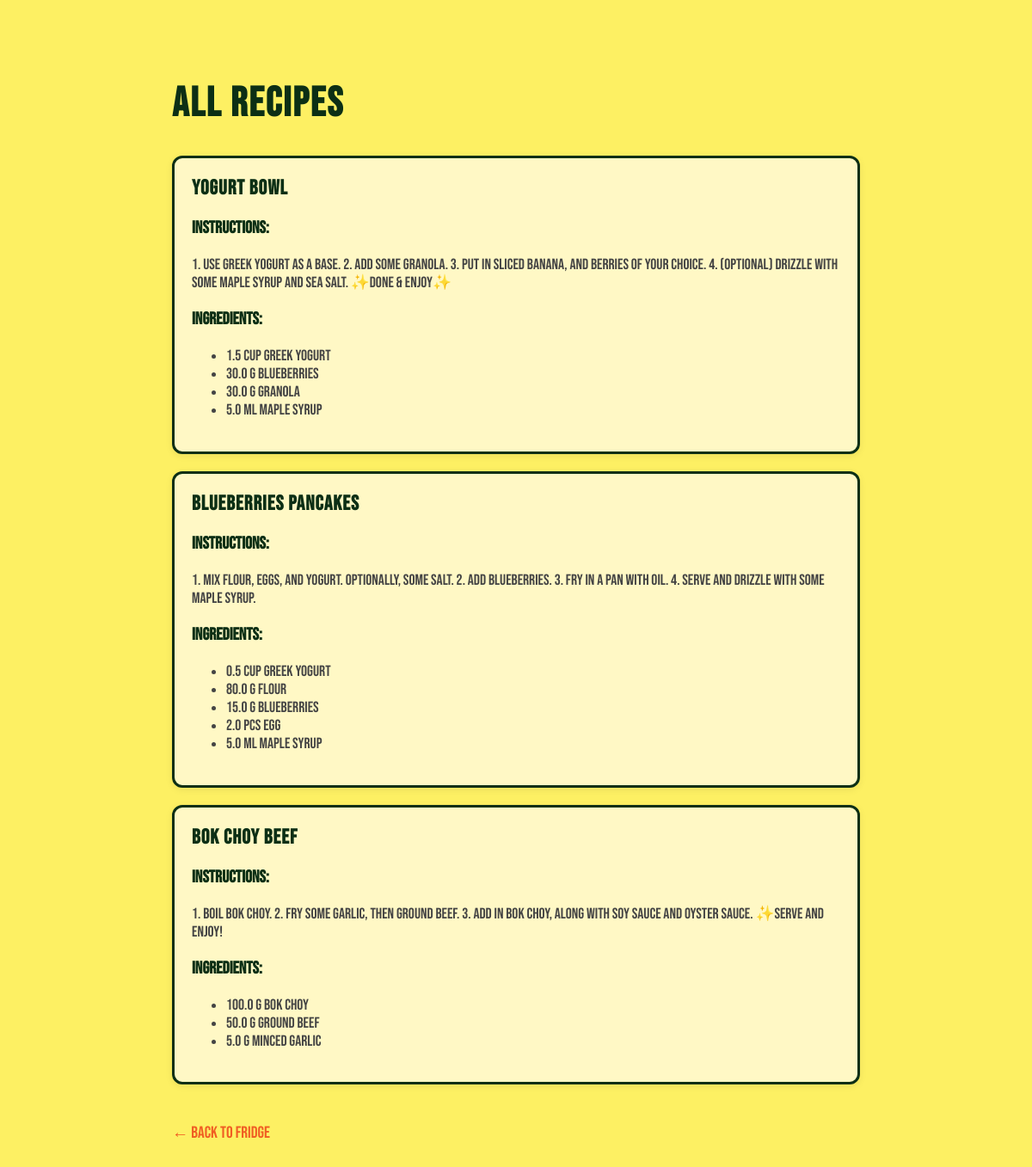
/all_recipes (signed in), run on the app's committed database.
### models.py (models this page shows, shortened)
class Recipe(db.Model):
    id = db.Column(db.Integer, primary_key=True)
    name = db.Column(db.String(120), nullable=False)
    instructions = db.Column(db.Text, nullable=False)
    user_id = db.Column(db.Integer, db.ForeignKey('user.id'), nullable=False)
    user = db.relationship("User", backref="recipes")

class RecipeIngredient(db.Model):
    id = db.Column(db.Integer, primary_key=True)
    recipe_id = db.Column(db.Integer, db.ForeignKey('recipe.id'), nullable=False)
    name = db.Column(db.String(80), nullable=False)
    quantity = db.Column(db.Float, nullable=False)
    unit = db.Column(db.String(20), nullable=False)
    recipe = db.relationship("Recipe", backref="ingredients_needed")

### app.py (the view)
@app.route('/all_recipes')
def all_recipes():
    recipes = Recipe.query.filter_by(user_id=current_user.id).all()
    return render_template('all_recipes.html', recipes=recipes)

### app.py (called while the page is built)
@login_manager.user_loader
def load_user(user_id):
    return User.query.get(int(user_id))

### templates/all_recipes.html (shortened to what this page needs)
<!DOCTYPE html>
<html>
<head>
</head>
<body>
    <h1>All Recipes</h1>
    {% if recipes %}
        {% for recipe in recipes %}
            <div class="recipe">
                <h2>{{ recipe.name }}</h2>
                <p><strong>Instructions:</strong></p>
                <div class="instructions">{{ recipe.instructions }}</div>
                <p><strong>Ingredients:</strong></p>
                <ul>
                    {% for ing in recipe.ingredients_needed %}
                        <li>{{ ing.quantity }} {{ ing.unit }} {{ ing.name }}</li>
                    {% endfor %}
                </ul>
            </div>
        {% endfor %}
    {% else %}
        <p>No recipes found in the database.</p>
    {% endif %}
    <br><a href="/">← Back to Fridge</a>
</body>
</html>

### templates/all_recipes.html (style rules this page uses)
body { font-family: 'Bebas Neue', sans-serif; margin: 40px; background-color: #fdf063; color: #0c2f15; font-size: 20px; max-width: 800px; margin: 40px auto; padding: 20px; }
h1, h2 { color: #0c2f15; font-weight: 800; }
h1 { font-size: 3rem; letter-spacing: 2px; }
h2 { font-size: 1.5rem; letter-spacing: 1px; }
.recipe { background: #fff8c5; border: 3px solid #0c2f15; border-radius: 12px; padding: 20px; margin-bottom: 20px; box-shadow: 0 2px 8px rgba(0,0,0,0.08); }
.recipe h2 { margin-top: 0; color: #0c2f15; }
.instructions { margin-top: 10px; font-size: 1.1rem; color: #444; }
ul { font-size: 1.1rem; color: #444; }
a { color: #f05d23; text-decoration: none; font-size: 1.2rem; }

### data on the page
Recipe: name "yogurt bowl", instructions "1. Use Greek yogurt as a base. 2. Add some granola. 3. Put in sliced banana, and berries of your choice. 4. (Optional) Drizzle with some maple syrup and sea salt. ✨Done & enjoy✨"
RecipeIngredient: quantity "1.5", unit "cup", name "greek yogurt"
RecipeIngredient: quantity "30.0", unit "g", name "blueberries"
RecipeIngredient: quantity "30.0", unit "g", name "granola"
RecipeIngredient: quantity "5.0", unit "ml", name "maple syrup"
Recipe: name "Blueberries Pancakes", instructions "1. Mix flour, eggs, and yogurt. Optionally, some salt. 2. Add blueberries. 3. Fry in a pan with oil. 4. Serve and drizzle with some maple syrup."
RecipeIngredient: quantity "0.5", unit "cup", name "greek yogurt"
RecipeIngredient: quantity "80.0", unit "g", name "flour"
RecipeIngredient: quantity "15.0", unit "g", name "blueberries"
RecipeIngredient: quantity "2.0", unit "pcs", name "egg"
RecipeIngredient: quantity "5.0", unit "ml", name "maple syrup"
Recipe: name "Bok choy beef", instructions "1. Boil bok choy. 2. Fry some garlic, then ground beef. 3. Add in bok choy, along with soy sauce and oyster sauce. ✨Serve and enjoy!"
RecipeIngredient: quantity "100.0", unit "g", name "bok choy"
RecipeIngredient: quantity "50.0", unit "g", name "ground beef"
RecipeIngredient: quantity "5.0", unit "g", name "minced garlic"
